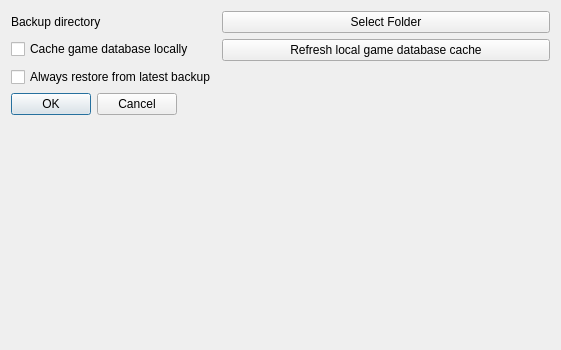
<?xml version="1.0" encoding="UTF-8"?>
<ui version="4.0">
 <class>SettingsDialog</class>
 <widget class="QDialog" name="SettingsDialog">
  <property name="geometry">
   <rect>
    <x>0</x>
    <y>0</y>
    <width>561</width>
    <height>350</height>
   </rect>
  </property>
  <property name="windowTitle">
   <string>Settings</string>
  </property>
  <layout class="QFormLayout" name="formLayout">
   <item row="0" column="0">
    <widget class="QLabel" name="backupDir">
     <property name="text">
      <string>Backup directory</string>
     </property>
    </widget>
   </item>
   <item row="0" column="1">
    <widget class="QPushButton" name="folderSelect">
     <property name="text">
      <string>Select Folder</string>
     </property>
    </widget>
   </item>
   <item row="3" column="0">
    <widget class="QDialogButtonBox" name="buttonBox">
     <property name="orientation">
      <enum>Qt::Horizontal</enum>
     </property>
     <property name="standardButtons">
      <set>QDialogButtonBox::Cancel|QDialogButtonBox::Ok</set>
     </property>
    </widget>
   </item>
   <item row="1" column="0">
    <widget class="QCheckBox" name="isCached">
     <property name="enabled">
      <bool>true</bool>
     </property>
     <property name="text">
      <string>Cache game database locally</string>
     </property>
    </widget>
   </item>
   <item row="1" column="1">
    <widget class="QPushButton" name="cacheRefresh">
     <property name="enabled">
      <bool>true</bool>
     </property>
     <property name="text">
      <string>Refresh local game database cache</string>
     </property>
    </widget>
   </item>
   <item row="2" column="0">
    <widget class="QCheckBox" name="useLatest">
     <property name="enabled">
      <bool>true</bool>
     </property>
     <property name="text">
      <string>Always restore from latest backup</string>
     </property>
    </widget>
   </item>
  </layout>
 </widget>
 <resources/>
 <connections>
  <connection>
   <sender>buttonBox</sender>
   <signal>accepted()</signal>
   <receiver>SettingsDialog</receiver>
   <slot>accept()</slot>
   <hints>
    <hint type="sourcelabel">
     <x>248</x>
     <y>254</y>
    </hint>
    <hint type="destinationlabel">
     <x>157</x>
     <y>274</y>
    </hint>
   </hints>
  </connection>
  <connection>
   <sender>buttonBox</sender>
   <signal>rejected()</signal>
   <receiver>SettingsDialog</receiver>
   <slot>reject()</slot>
   <hints>
    <hint type="sourcelabel">
     <x>316</x>
     <y>260</y>
    </hint>
    <hint type="destinationlabel">
     <x>286</x>
     <y>274</y>
    </hint>
   </hints>
  </connection>
  <connection>
   <sender>isCached</sender>
   <signal>toggled(bool)</signal>
   <receiver>cacheRefresh</receiver>
   <slot>setEnabled(bool)</slot>
   <hints>
    <hint type="sourcelabel">
     <x>107</x>
     <y>55</y>
    </hint>
    <hint type="destinationlabel">
     <x>380</x>
     <y>59</y>
    </hint>
   </hints>
  </connection>
 </connections>
</ui>
